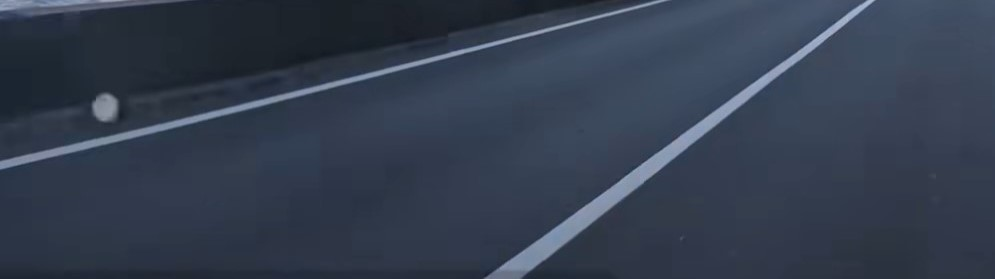
#> input picture 2/campus_road.jpg, 995 x 279 px
$ python 2.py
#> lines starting #> are read from the running program, lines starting #| are printed output that depends on the picture; after the words box and inside, x2 and y2 are one past the last pixel; in counts of white or black regions, pixels touching at a corner belong together
import cv2
import numpy as np
'''图像中的直线检测
'''
# 读取图像
img = cv2.imread('campus_road.jpg')
#> img is the input picture: shape (279, 995, 3); mean B, G, R 79.2, 62.1, 52.3

# 转换为灰度图
gray_img = cv2.cvtColor(img,cv2.COLOR_BGR2GRAY)
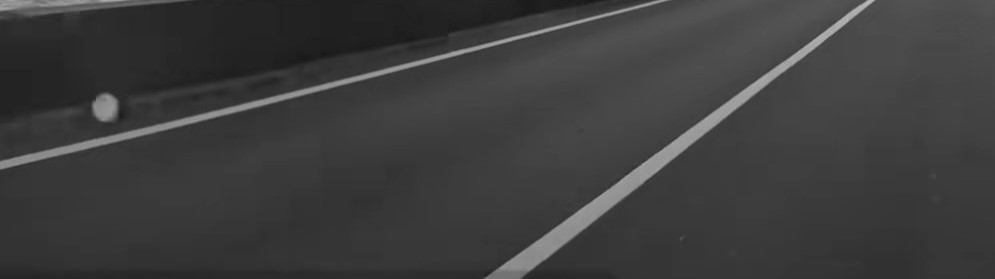
#> gray_img: shape (279, 995); min 24, max 187, mean 61.2
# 边缘检测
edges = cv2.Canny(gray_img,50,150,apertureSize=3)
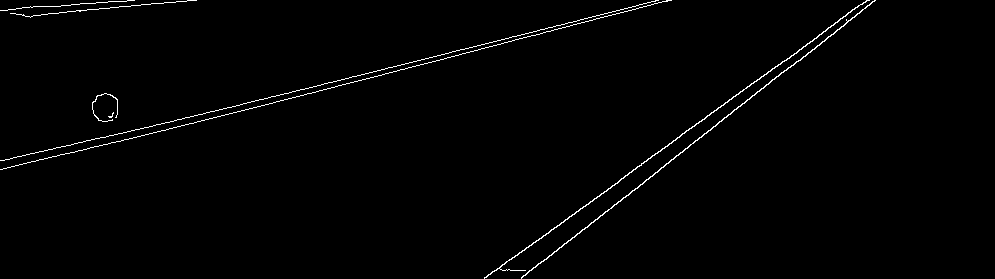
#> edges: shape (279, 995); 1.1% white in thin lines or dots, all inside (x1, y1, x2, y2) = (0, 0, 876, 279)

minLineLength = 30
maxLineGap = 5
print(np.pi/180)

# 标准霍夫变换检测直线
# 最后一个参数 150 是累加器的阈值
lines = cv2.HoughLines(edges,1,np.pi/180,150)
#> lines = [[159, 1.33], [539, 0.908], [509, 0.942], [165, 1.33], [156, 1.34]]

# 检查是否检测到直线
if lines is not None:
    # 遍历所有检测到的直线
    for line in lines:

        r,theta = line[0]
        # Stores the value of cos(theta) in a
        a = np.cos(theta)
        # Stores the value of sin(theta) in b
        b = np.sin(theta)
        # x0 stores the value rcos(theta)
        x0 = a*r
        # y0 stores the value rsin(theta)
        y0 = b*r
        # 计算直线上的两个点 (x1, y1) 和 (x2, y2)
        # 直线方程为 x*cos(theta) + y*sin(theta) = r
        x1 = int(x0 + 1000*(-b))
        y1 = int(y0 + 1000*(a))
        x2 = int(x0 - 1000*(-b))
        y2 = int(y0 - 1000*(a))

        # cv2.line 绘制直线
        # (0, 255, 255) 是黄色的 BGR 值
        cv2.line(img,(x1,y1), (x2,y2), (0,255,255), 2)
#> this loop made 5 passes
#> (r, theta, a, b, x0, y0, x1, y1) on passes 1 to 5: (159, 1.33, 0.242, 0.97, 38.47, 154.3, -931, 396), (539, 0.908, 0.616, 0.788, 331.8, 424.7, -456, 1040), (509, 0.942, 0.588, 0.809, 299.2, 411.8, -509, 999), (165, 1.33, 0.242, 0.97, 39.92, 160.1, -930, 402), (156, 1.34, 0.225, 0.974, 35.09, 152, -939, 376)
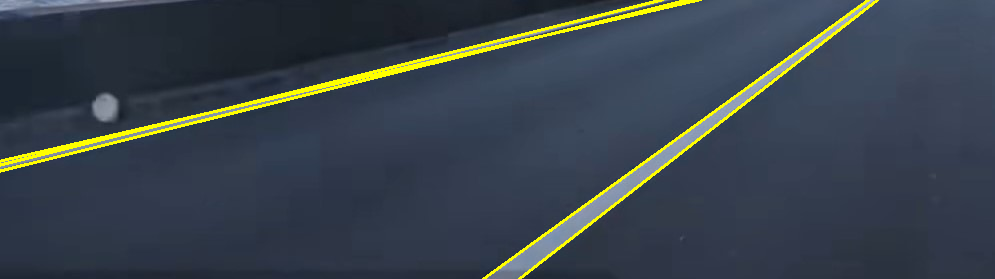
#> img: shape (279, 995, 3); 2.88% of pixels changed, all inside (x1, y1, x2, y2) = (0, 0, 879, 279)


# 显示边缘图
cv2.imshow('edges',edges)
# 显示绘制了直线的图像
cv2.imshow('lines',img)

# 保存输出结果到文件
cv2.imwrite('campus_road_with_yellow_lines.jpg', img)
print("绘制了黄线的图像已保存为 'campus_road_with_yellow_lines.jpg'")

# 等待按键
cv2.waitKey(0)
cv2.destroyAllWindows()
